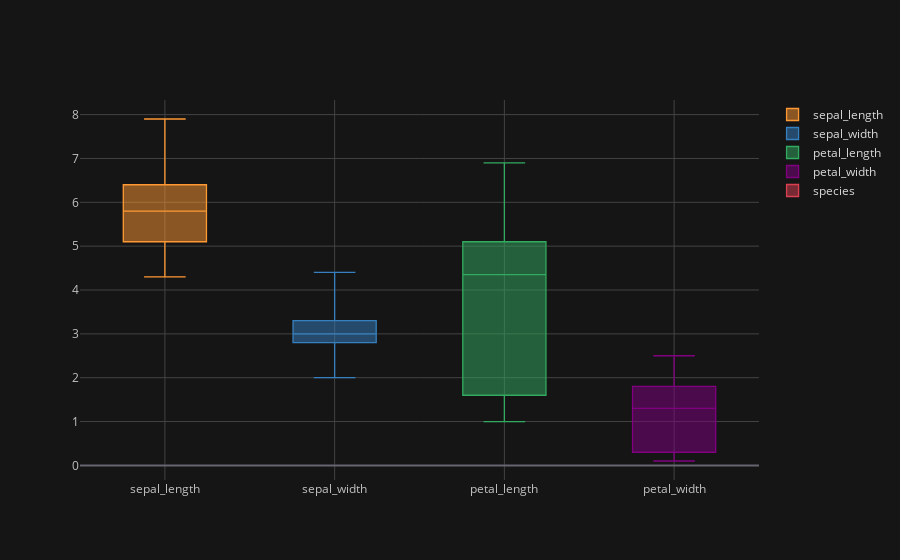

The notebook cell saved with this chart:
### Code cell
df.iplot(kind='box')

### Figure 1 — Plotly figure (JSON) as saved in the notebook; plotly's stock layout.template omitted (floating-point values rounded to 4 significant figures; data arrays with more than 128 entries replaced by an {"elided": "..."} marker saying what was removed)
{"data": [{"boxpoints": false, "line": {"width": 1.3}, "marker": {"color": "rgba(255, 153, 51, 1.0)"}, "name": "sepal_length", "orientation": "v", "type": "box", "y": {"elided": "150 float values"}}, {"boxpoints": false, "line": {"width": 1.3}, "marker": {"color": "rgba(55, 128, 191, 1.0)"}, "name": "sepal_width", "orientation": "v", "type": "box", "y": {"elided": "150 float values"}}, {"boxpoints": false, "line": {"width": 1.3}, "marker": {"color": "rgba(50, 171, 96, 1.0)"}, "name": "petal_length", "orientation": "v", "type": "box", "y": {"elided": "150 float values"}}, {"boxpoints": false, "line": {"width": 1.3}, "marker": {"color": "rgba(128, 0, 128, 1.0)"}, "name": "petal_width", "orientation": "v", "type": "box", "y": {"elided": "150 float values"}}, {"boxpoints": false, "line": {"width": 1.3}, "marker": {"color": "rgba(219, 64, 82, 1.0)"}, "name": "species", "orientation": "v", "type": "box", "y": {"elided": "150 str values"}}], "layout": {"autosize": true, "legend": {"bgcolor": "#151516", "font": {"color": "#D9D9D9"}}, "paper_bgcolor": "#151516", "plot_bgcolor": "#151516", "title": {"font": {"color": "#D9D9D9"}}, "xaxis": {"autorange": true, "gridcolor": "#434343", "range": [-0.5, 3.5], "showgrid": true, "tickfont": {"color": "#C2C2C2"}, "title": {"font": {"color": "#D9D9D9"}, "text": ""}, "type": "category", "zerolinecolor": "#666570"}, "yaxis": {"autorange": true, "gridcolor": "#434343", "range": [-0.3333, 8.333], "showgrid": true, "tickfont": {"color": "#C2C2C2"}, "title": {"font": {"color": "#D9D9D9"}, "text": ""}, "type": "linear", "zerolinecolor": "#666570"}}}
